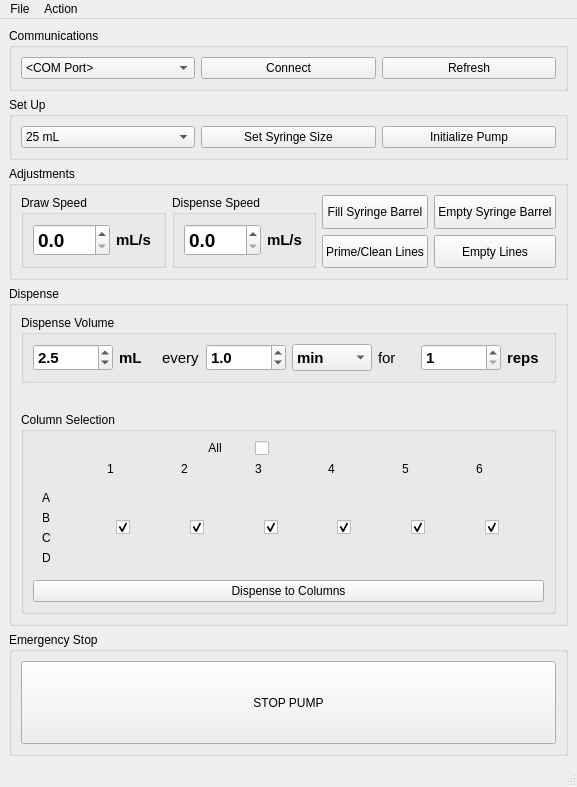
<?xml version="1.0" encoding="UTF-8"?>
<ui version="4.0">
 <class>MainWindow</class>
 <widget class="QMainWindow" name="MainWindow">
  <property name="geometry">
   <rect>
    <x>0</x>
    <y>0</y>
    <width>577</width>
    <height>787</height>
   </rect>
  </property>
  <property name="windowTitle">
   <string>SEC</string>
  </property>
  <property name="windowIcon">
   <iconset>
    <normaloff>../../../Desktop/unnamed.jpg</normaloff>../../../Desktop/unnamed.jpg</iconset>
  </property>
  <widget class="QWidget" name="centralwidget">
   <layout class="QGridLayout" name="gridLayout_2">
    <item row="0" column="0">
     <widget class="QGroupBox" name="commsBox">
      <property name="sizePolicy">
       <sizepolicy hsizetype="Preferred" vsizetype="Minimum">
        <horstretch>0</horstretch>
        <verstretch>0</verstretch>
       </sizepolicy>
      </property>
      <property name="title">
       <string>Communications</string>
      </property>
      <layout class="QHBoxLayout" name="horizontalLayout">
       <item>
        <widget class="QComboBox" name="comPortComboBox">
         <property name="sizePolicy">
          <sizepolicy hsizetype="Preferred" vsizetype="Minimum">
           <horstretch>0</horstretch>
           <verstretch>0</verstretch>
          </sizepolicy>
         </property>
         <item>
          <property name="text">
           <string>&lt;COM Port&gt;</string>
          </property>
         </item>
        </widget>
       </item>
       <item>
        <widget class="QPushButton" name="connectButton">
         <property name="sizePolicy">
          <sizepolicy hsizetype="Minimum" vsizetype="Minimum">
           <horstretch>0</horstretch>
           <verstretch>0</verstretch>
          </sizepolicy>
         </property>
         <property name="text">
          <string>Connect</string>
         </property>
        </widget>
       </item>
       <item>
        <widget class="QPushButton" name="refreshButton">
         <property name="sizePolicy">
          <sizepolicy hsizetype="Minimum" vsizetype="Minimum">
           <horstretch>0</horstretch>
           <verstretch>0</verstretch>
          </sizepolicy>
         </property>
         <property name="toolTip">
          <string>Refresh the list of COM ports</string>
         </property>
         <property name="text">
          <string>Refresh</string>
         </property>
        </widget>
       </item>
      </layout>
     </widget>
    </item>
    <item row="1" column="0">
     <widget class="QGroupBox" name="setUpBox">
      <property name="sizePolicy">
       <sizepolicy hsizetype="Preferred" vsizetype="Minimum">
        <horstretch>0</horstretch>
        <verstretch>0</verstretch>
       </sizepolicy>
      </property>
      <property name="title">
       <string>Set Up</string>
      </property>
      <layout class="QHBoxLayout" name="horizontalLayout_2">
       <item>
        <widget class="QComboBox" name="syringeComboBox">
         <item>
          <property name="text">
           <string>25 mL</string>
          </property>
         </item>
         <item>
          <property name="text">
           <string>10 mL</string>
          </property>
         </item>
         <item>
          <property name="text">
           <string>5 mL</string>
          </property>
         </item>
         <item>
          <property name="text">
           <string>1 mL</string>
          </property>
         </item>
         <item>
          <property name="text">
           <string>500 μL</string>
          </property>
         </item>
         <item>
          <property name="text">
           <string>250 μL</string>
          </property>
         </item>
         <item>
          <property name="text">
           <string>100 μL</string>
          </property>
         </item>
         <item>
          <property name="text">
           <string>50 μL</string>
          </property>
         </item>
        </widget>
       </item>
       <item>
        <widget class="QPushButton" name="syringeButton">
         <property name="toolTip">
          <string>Set the syringe barrel size (ensure this matches the physical barrel size)</string>
         </property>
         <property name="text">
          <string>Set Syringe Size</string>
         </property>
        </widget>
       </item>
       <item>
        <widget class="QPushButton" name="initializeButton">
         <property name="toolTip">
          <string>Initialize pump before sending commands</string>
         </property>
         <property name="text">
          <string>Initialize Pump</string>
         </property>
        </widget>
       </item>
      </layout>
     </widget>
    </item>
    <item row="2" column="0">
     <widget class="QGroupBox" name="adjustmentBox">
      <property name="sizePolicy">
       <sizepolicy hsizetype="Preferred" vsizetype="Minimum">
        <horstretch>0</horstretch>
        <verstretch>0</verstretch>
       </sizepolicy>
      </property>
      <property name="title">
       <string>Adjustments</string>
      </property>
      <layout class="QHBoxLayout" name="horizontalLayout_5">
       <item>
        <widget class="QGroupBox" name="speedGroupBox">
         <property name="title">
          <string>Draw Speed</string>
         </property>
         <layout class="QVBoxLayout" name="verticalLayout_5">
          <item>
           <layout class="QHBoxLayout" name="horizontalLayout_6">
            <item>
             <widget class="QDoubleSpinBox" name="drawSpeedSpinBox">
              <property name="sizePolicy">
               <sizepolicy hsizetype="Minimum" vsizetype="Minimum">
                <horstretch>0</horstretch>
                <verstretch>0</verstretch>
               </sizepolicy>
              </property>
              <property name="font">
               <font>
                <pointsize>14</pointsize>
                <bold>true</bold>
               </font>
              </property>
              <property name="decimals">
               <number>1</number>
              </property>
              <property name="singleStep">
               <double>0.100000000000000</double>
              </property>
             </widget>
            </item>
            <item>
             <widget class="QLabel" name="drawSpeedUnits">
              <property name="sizePolicy">
               <sizepolicy hsizetype="Minimum" vsizetype="Minimum">
                <horstretch>0</horstretch>
                <verstretch>0</verstretch>
               </sizepolicy>
              </property>
              <property name="font">
               <font>
                <pointsize>11</pointsize>
                <bold>true</bold>
               </font>
              </property>
              <property name="text">
               <string>mL/s</string>
              </property>
             </widget>
            </item>
           </layout>
          </item>
         </layout>
        </widget>
       </item>
       <item>
        <widget class="QGroupBox" name="groupBox">
         <property name="title">
          <string>Dispense Speed</string>
         </property>
         <layout class="QVBoxLayout" name="verticalLayout_6">
          <item>
           <layout class="QHBoxLayout" name="horizontalLayout_7">
            <item>
             <widget class="QDoubleSpinBox" name="dispenseSpeedSpinBox">
              <property name="sizePolicy">
               <sizepolicy hsizetype="Minimum" vsizetype="Minimum">
                <horstretch>0</horstretch>
                <verstretch>0</verstretch>
               </sizepolicy>
              </property>
              <property name="font">
               <font>
                <pointsize>14</pointsize>
                <bold>true</bold>
               </font>
              </property>
              <property name="decimals">
               <number>1</number>
              </property>
              <property name="singleStep">
               <double>0.100000000000000</double>
              </property>
             </widget>
            </item>
            <item>
             <widget class="QLabel" name="dispenseSpeedUnits">
              <property name="sizePolicy">
               <sizepolicy hsizetype="Minimum" vsizetype="Minimum">
                <horstretch>0</horstretch>
                <verstretch>0</verstretch>
               </sizepolicy>
              </property>
              <property name="font">
               <font>
                <pointsize>11</pointsize>
                <bold>true</bold>
               </font>
              </property>
              <property name="text">
               <string>mL/s</string>
              </property>
             </widget>
            </item>
           </layout>
          </item>
         </layout>
        </widget>
       </item>
       <item>
        <layout class="QHBoxLayout" name="horizontalLayout_8">
         <item>
          <layout class="QVBoxLayout" name="verticalLayout_7">
           <item>
            <widget class="QPushButton" name="fillButton">
             <property name="sizePolicy">
              <sizepolicy hsizetype="Minimum" vsizetype="Minimum">
               <horstretch>0</horstretch>
               <verstretch>0</verstretch>
              </sizepolicy>
             </property>
             <property name="toolTip">
              <string>Fully draw syringe, from reservoir</string>
             </property>
             <property name="text">
              <string>Fill Syringe Barrel</string>
             </property>
            </widget>
           </item>
           <item>
            <widget class="QPushButton" name="primeButton">
             <property name="sizePolicy">
              <sizepolicy hsizetype="Minimum" vsizetype="Minimum">
               <horstretch>0</horstretch>
               <verstretch>0</verstretch>
              </sizepolicy>
             </property>
             <property name="toolTip">
              <string>1. Draw partly from reservoir.
2. Dispense back to reservoir (remove any air).
3. Draw fully from reservoir.
4. Dispense to each column line equally.</string>
             </property>
             <property name="text">
              <string>Prime/Clean Lines</string>
             </property>
            </widget>
           </item>
          </layout>
         </item>
         <item>
          <layout class="QVBoxLayout" name="verticalLayout">
           <item>
            <widget class="QPushButton" name="emptyButton">
             <property name="sizePolicy">
              <sizepolicy hsizetype="Minimum" vsizetype="Minimum">
               <horstretch>0</horstretch>
               <verstretch>0</verstretch>
              </sizepolicy>
             </property>
             <property name="toolTip">
              <string>Dispense syringe barrel to reservoir</string>
             </property>
             <property name="text">
              <string>Empty Syringe Barrel</string>
             </property>
            </widget>
           </item>
           <item>
            <widget class="QPushButton" name="emptyLinesButton">
             <property name="sizePolicy">
              <sizepolicy hsizetype="Minimum" vsizetype="Minimum">
               <horstretch>0</horstretch>
               <verstretch>0</verstretch>
              </sizepolicy>
             </property>
             <property name="toolTip">
              <string>Draw from each column line, dispense to reservoir.</string>
             </property>
             <property name="text">
              <string>Empty Lines</string>
             </property>
            </widget>
           </item>
          </layout>
         </item>
        </layout>
       </item>
      </layout>
     </widget>
    </item>
    <item row="3" column="0">
     <widget class="QGroupBox" name="dispenseBox">
      <property name="title">
       <string>Dispense</string>
      </property>
      <layout class="QGridLayout" name="gridLayout_3">
       <item row="2" column="0">
        <widget class="QGroupBox" name="columnSelectBox">
         <property name="font">
          <font>
           <bold>false</bold>
          </font>
         </property>
         <property name="title">
          <string>Column Selection</string>
         </property>
         <layout class="QGridLayout" name="gridLayout_4">
          <item row="0" column="0">
           <layout class="QVBoxLayout" name="verticalLayout_4">
            <item>
             <layout class="QGridLayout" name="gridLayout">
              <item row="1" column="6">
               <widget class="QLabel" name="col5_label">
                <property name="text">
                 <string>5</string>
                </property>
               </widget>
              </item>
              <item row="0" column="4">
               <widget class="QCheckBox" name="allCheckBox">
                <property name="enabled">
                 <bool>true</bool>
                </property>
                <property name="font">
                 <font>
                  <pointsize>12</pointsize>
                  <bold>false</bold>
                 </font>
                </property>
                <property name="styleSheet">
                 <string notr="true"/>
                </property>
                <property name="text">
                 <string/>
                </property>
               </widget>
              </item>
              <item row="2" column="1">
               <widget class="QFrame" name="ABvFrame">
                <property name="sizePolicy">
                 <sizepolicy hsizetype="Minimum" vsizetype="Minimum">
                  <horstretch>0</horstretch>
                  <verstretch>0</verstretch>
                 </sizepolicy>
                </property>
                <layout class="QVBoxLayout" name="verticalLayout_3">
                 <item>
                  <widget class="QLabel" name="label_rowA">
                   <property name="sizePolicy">
                    <sizepolicy hsizetype="Minimum" vsizetype="Preferred">
                     <horstretch>0</horstretch>
                     <verstretch>0</verstretch>
                    </sizepolicy>
                   </property>
                   <property name="text">
                    <string>A</string>
                   </property>
                  </widget>
                 </item>
                 <item>
                  <widget class="QLabel" name="label_rowB">
                   <property name="sizePolicy">
                    <sizepolicy hsizetype="Minimum" vsizetype="Preferred">
                     <horstretch>0</horstretch>
                     <verstretch>0</verstretch>
                    </sizepolicy>
                   </property>
                   <property name="text">
                    <string>B</string>
                   </property>
                  </widget>
                 </item>
                 <item>
                  <widget class="QLabel" name="label_rowC">
                   <property name="sizePolicy">
                    <sizepolicy hsizetype="Minimum" vsizetype="Preferred">
                     <horstretch>0</horstretch>
                     <verstretch>0</verstretch>
                    </sizepolicy>
                   </property>
                   <property name="text">
                    <string>C</string>
                   </property>
                  </widget>
                 </item>
                 <item>
                  <widget class="QLabel" name="label_rowD">
                   <property name="sizePolicy">
                    <sizepolicy hsizetype="Minimum" vsizetype="Preferred">
                     <horstretch>0</horstretch>
                     <verstretch>0</verstretch>
                    </sizepolicy>
                   </property>
                   <property name="text">
                    <string>D</string>
                   </property>
                  </widget>
                 </item>
                </layout>
               </widget>
              </item>
              <item row="1" column="2">
               <widget class="QLabel" name="col1_label">
                <property name="text">
                 <string>1</string>
                </property>
               </widget>
              </item>
              <item row="2" column="7">
               <widget class="QFrame" name="col6vFrame">
                <layout class="QHBoxLayout" name="horizontalLayout_4">
                 <item>
                  <widget class="QCheckBox" name="col6CheckBox">
                   <property name="font">
                    <font>
                     <pointsize>12</pointsize>
                     <bold>false</bold>
                    </font>
                   </property>
                   <property name="statusTip">
                    <string>A6B6</string>
                   </property>
                   <property name="styleSheet">
                    <string notr="true"/>
                   </property>
                   <property name="text">
                    <string/>
                   </property>
                   <property name="checked">
                    <bool>true</bool>
                   </property>
                  </widget>
                 </item>
                </layout>
               </widget>
              </item>
              <item row="2" column="5">
               <widget class="QFrame" name="col4vFrame">
                <layout class="QHBoxLayout" name="horizontalLayout_10">
                 <item>
                  <widget class="QCheckBox" name="col4CheckBox">
                   <property name="font">
                    <font>
                     <pointsize>12</pointsize>
                     <bold>false</bold>
                    </font>
                   </property>
                   <property name="statusTip">
                    <string>A4B4</string>
                   </property>
                   <property name="styleSheet">
                    <string notr="true"/>
                   </property>
                   <property name="text">
                    <string/>
                   </property>
                   <property name="checked">
                    <bool>true</bool>
                   </property>
                  </widget>
                 </item>
                </layout>
               </widget>
              </item>
              <item row="0" column="3">
               <widget class="QLabel" name="label">
                <property name="text">
                 <string>&lt;html&gt;&lt;head/&gt;&lt;body&gt;&lt;p align=&quot;center&quot;&gt;All&lt;/p&gt;&lt;/body&gt;&lt;/html&gt;</string>
                </property>
               </widget>
              </item>
              <item row="2" column="2">
               <widget class="QFrame" name="col1vFrame">
                <layout class="QHBoxLayout" name="horizontalLayout_13">
                 <item>
                  <widget class="QCheckBox" name="col1CheckBox">
                   <property name="font">
                    <font>
                     <pointsize>12</pointsize>
                     <bold>false</bold>
                    </font>
                   </property>
                   <property name="statusTip">
                    <string>A1B1</string>
                   </property>
                   <property name="styleSheet">
                    <string/>
                   </property>
                   <property name="text">
                    <string/>
                   </property>
                   <property name="checked">
                    <bool>true</bool>
                   </property>
                  </widget>
                 </item>
                </layout>
               </widget>
              </item>
              <item row="2" column="3">
               <widget class="QFrame" name="col2vFrame">
                <layout class="QHBoxLayout" name="horizontalLayout_12">
                 <item>
                  <widget class="QCheckBox" name="col2CheckBox">
                   <property name="font">
                    <font>
                     <pointsize>12</pointsize>
                     <bold>false</bold>
                    </font>
                   </property>
                   <property name="statusTip">
                    <string>A2B2</string>
                   </property>
                   <property name="styleSheet">
                    <string notr="true"/>
                   </property>
                   <property name="text">
                    <string/>
                   </property>
                   <property name="checked">
                    <bool>true</bool>
                   </property>
                  </widget>
                 </item>
                </layout>
               </widget>
              </item>
              <item row="1" column="3">
               <widget class="QLabel" name="col2_label">
                <property name="text">
                 <string>2</string>
                </property>
               </widget>
              </item>
              <item row="1" column="7">
               <widget class="QLabel" name="col6_label">
                <property name="text">
                 <string>6</string>
                </property>
               </widget>
              </item>
              <item row="2" column="4">
               <widget class="QFrame" name="col3vFrame">
                <layout class="QHBoxLayout" name="horizontalLayout_11">
                 <item>
                  <widget class="QCheckBox" name="col3CheckBox">
                   <property name="font">
                    <font>
                     <pointsize>12</pointsize>
                     <bold>false</bold>
                    </font>
                   </property>
                   <property name="statusTip">
                    <string>A3B3</string>
                   </property>
                   <property name="styleSheet">
                    <string notr="true"/>
                   </property>
                   <property name="text">
                    <string/>
                   </property>
                   <property name="checked">
                    <bool>true</bool>
                   </property>
                  </widget>
                 </item>
                </layout>
               </widget>
              </item>
              <item row="1" column="4">
               <widget class="QLabel" name="col3_label">
                <property name="text">
                 <string>3</string>
                </property>
               </widget>
              </item>
              <item row="2" column="6">
               <widget class="QFrame" name="col5vFrame">
                <layout class="QHBoxLayout" name="horizontalLayout_9">
                 <item>
                  <widget class="QCheckBox" name="col5CheckBox">
                   <property name="font">
                    <font>
                     <pointsize>12</pointsize>
                     <bold>false</bold>
                    </font>
                   </property>
                   <property name="statusTip">
                    <string>A5B5</string>
                   </property>
                   <property name="styleSheet">
                    <string notr="true"/>
                   </property>
                   <property name="text">
                    <string/>
                   </property>
                   <property name="checked">
                    <bool>true</bool>
                   </property>
                  </widget>
                 </item>
                </layout>
               </widget>
              </item>
              <item row="1" column="5">
               <widget class="QLabel" name="col4_label">
                <property name="text">
                 <string>4</string>
                </property>
               </widget>
              </item>
             </layout>
            </item>
            <item>
             <widget class="QPushButton" name="dispenseVolumeButton">
              <property name="sizePolicy">
               <sizepolicy hsizetype="Minimum" vsizetype="Minimum">
                <horstretch>0</horstretch>
                <verstretch>0</verstretch>
               </sizepolicy>
              </property>
              <property name="toolTip">
               <string>Dispense specified volume from reservoir to column lines*
* Either all columns, or specified columns</string>
              </property>
              <property name="text">
               <string>Dispense to Columns</string>
              </property>
             </widget>
            </item>
           </layout>
          </item>
         </layout>
        </widget>
       </item>
       <item row="0" column="0">
        <widget class="QGroupBox" name="dispenseVolumeBox">
         <property name="sizePolicy">
          <sizepolicy hsizetype="Preferred" vsizetype="Minimum">
           <horstretch>0</horstretch>
           <verstretch>0</verstretch>
          </sizepolicy>
         </property>
         <property name="title">
          <string>Dispense Volume</string>
         </property>
         <layout class="QVBoxLayout" name="verticalLayout_14">
          <item>
           <layout class="QHBoxLayout" name="horizontalLayout_3">
            <item>
             <widget class="QDoubleSpinBox" name="dispVolSpinBox">
              <property name="sizePolicy">
               <sizepolicy hsizetype="Minimum" vsizetype="Minimum">
                <horstretch>0</horstretch>
                <verstretch>0</verstretch>
               </sizepolicy>
              </property>
              <property name="minimumSize">
               <size>
                <width>80</width>
                <height>0</height>
               </size>
              </property>
              <property name="font">
               <font>
                <pointsize>11</pointsize>
                <bold>true</bold>
               </font>
              </property>
              <property name="toolTip">
               <string>Volume to dispense each rep</string>
              </property>
              <property name="decimals">
               <number>1</number>
              </property>
              <property name="minimum">
               <double>0.100000000000000</double>
              </property>
              <property name="singleStep">
               <double>0.500000000000000</double>
              </property>
              <property name="value">
               <double>2.500000000000000</double>
              </property>
             </widget>
            </item>
            <item>
             <widget class="QLabel" name="dispenseUnits">
              <property name="sizePolicy">
               <sizepolicy hsizetype="Minimum" vsizetype="Minimum">
                <horstretch>0</horstretch>
                <verstretch>0</verstretch>
               </sizepolicy>
              </property>
              <property name="font">
               <font>
                <pointsize>11</pointsize>
                <bold>true</bold>
               </font>
              </property>
              <property name="text">
               <string>mL</string>
              </property>
             </widget>
            </item>
            <item>
             <widget class="QLabel" name="everyLabel">
              <property name="sizePolicy">
               <sizepolicy hsizetype="Minimum" vsizetype="Minimum">
                <horstretch>0</horstretch>
                <verstretch>0</verstretch>
               </sizepolicy>
              </property>
              <property name="font">
               <font>
                <pointsize>11</pointsize>
               </font>
              </property>
              <property name="text">
               <string>every</string>
              </property>
             </widget>
            </item>
            <item>
             <widget class="QDoubleSpinBox" name="dispTimeSpinBox">
              <property name="sizePolicy">
               <sizepolicy hsizetype="Minimum" vsizetype="Minimum">
                <horstretch>0</horstretch>
                <verstretch>0</verstretch>
               </sizepolicy>
              </property>
              <property name="minimumSize">
               <size>
                <width>80</width>
                <height>0</height>
               </size>
              </property>
              <property name="font">
               <font>
                <pointsize>11</pointsize>
                <bold>true</bold>
               </font>
              </property>
              <property name="toolTip">
               <string>WARNING: Too short and the pump may receive next command before completing first.

Time to wait between dispense reps</string>
              </property>
              <property name="decimals">
               <number>1</number>
              </property>
              <property name="maximum">
               <double>1000.000000000000000</double>
              </property>
              <property name="value">
               <double>1.000000000000000</double>
              </property>
             </widget>
            </item>
            <item>
             <widget class="QComboBox" name="dispTimeUnitComboBox">
              <property name="sizePolicy">
               <sizepolicy hsizetype="Minimum" vsizetype="Minimum">
                <horstretch>0</horstretch>
                <verstretch>0</verstretch>
               </sizepolicy>
              </property>
              <property name="minimumSize">
               <size>
                <width>80</width>
                <height>0</height>
               </size>
              </property>
              <property name="font">
               <font>
                <pointsize>11</pointsize>
                <bold>true</bold>
               </font>
              </property>
              <property name="toolTip">
               <string>Time units</string>
              </property>
              <item>
               <property name="text">
                <string>min</string>
               </property>
              </item>
              <item>
               <property name="text">
                <string>sec</string>
               </property>
              </item>
             </widget>
            </item>
            <item>
             <widget class="QLabel" name="forLabel">
              <property name="font">
               <font>
                <pointsize>11</pointsize>
               </font>
              </property>
              <property name="text">
               <string>for</string>
              </property>
             </widget>
            </item>
            <item>
             <widget class="QSpinBox" name="dispRepsSpinBox">
              <property name="sizePolicy">
               <sizepolicy hsizetype="Minimum" vsizetype="Minimum">
                <horstretch>0</horstretch>
                <verstretch>0</verstretch>
               </sizepolicy>
              </property>
              <property name="minimumSize">
               <size>
                <width>80</width>
                <height>0</height>
               </size>
              </property>
              <property name="font">
               <font>
                <pointsize>11</pointsize>
                <bold>true</bold>
               </font>
              </property>
              <property name="toolTip">
               <string>Number of reps to dispense</string>
              </property>
              <property name="minimum">
               <number>1</number>
              </property>
              <property name="maximum">
               <number>1000</number>
              </property>
             </widget>
            </item>
            <item>
             <widget class="QLabel" name="repsLabel">
              <property name="font">
               <font>
                <pointsize>11</pointsize>
                <bold>true</bold>
               </font>
              </property>
              <property name="text">
               <string>reps</string>
              </property>
             </widget>
            </item>
           </layout>
          </item>
         </layout>
        </widget>
       </item>
       <item row="1" column="0">
        <layout class="QHBoxLayout" name="dispenseCalcLayout">
         <item>
          <widget class="QLabel" name="totalDispVolLabel"/>
         </item>
         <item>
          <widget class="QLabel" name="totalDispTimeLabel">
           <property name="toolTip">
            <string>D, HH:MM:SS</string>
           </property>
          </widget>
         </item>
         <item>
          <widget class="QLabel" name="countdownLabel">
           <property name="font">
            <font>
             <pointsize>11</pointsize>
            </font>
           </property>
           <property name="toolTip">
            <string>&lt;step&gt;: hh:mm:ss (elapsed: hh:mm:ss)</string>
           </property>
          </widget>
         </item>
        </layout>
       </item>
      </layout>
     </widget>
    </item>
    <item row="4" column="0">
     <widget class="QGroupBox" name="emergencyStopBox">
      <property name="sizePolicy">
       <sizepolicy hsizetype="Preferred" vsizetype="MinimumExpanding">
        <horstretch>0</horstretch>
        <verstretch>0</verstretch>
       </sizepolicy>
      </property>
      <property name="title">
       <string>Emergency Stop</string>
      </property>
      <layout class="QVBoxLayout" name="verticalLayout_8">
       <item>
        <widget class="QPushButton" name="stopButton">
         <property name="sizePolicy">
          <sizepolicy hsizetype="Minimum" vsizetype="MinimumExpanding">
           <horstretch>0</horstretch>
           <verstretch>0</verstretch>
          </sizepolicy>
         </property>
         <property name="toolTip">
          <string>Interrupt pump and stop all actions.</string>
         </property>
         <property name="text">
          <string>STOP PUMP</string>
         </property>
        </widget>
       </item>
      </layout>
     </widget>
    </item>
   </layout>
  </widget>
  <widget class="QMenuBar" name="menubar">
   <property name="geometry">
    <rect>
     <x>0</x>
     <y>0</y>
     <width>577</width>
     <height>21</height>
    </rect>
   </property>
   <widget class="QMenu" name="menuFile">
    <property name="title">
     <string>File</string>
    </property>
    <addaction name="actionEmergStop"/>
    <addaction name="actionConsole"/>
    <addaction name="separator"/>
    <addaction name="actionQuit"/>
   </widget>
   <widget class="QMenu" name="menuActions">
    <property name="title">
     <string>Action</string>
    </property>
    <addaction name="actionEmergStop"/>
    <addaction name="actionReconnectInit"/>
   </widget>
   <addaction name="menuFile"/>
   <addaction name="menuActions"/>
  </widget>
  <widget class="QStatusBar" name="statusbar"/>
  <action name="actionQuit">
   <property name="text">
    <string>Quit</string>
   </property>
   <property name="statusTip">
    <string>Quit the application</string>
   </property>
   <property name="shortcut">
    <string>Ctrl+Q</string>
   </property>
  </action>
  <action name="actionConsole">
   <property name="text">
    <string>Console</string>
   </property>
   <property name="statusTip">
    <string>Open a console for manual serial commands. Connection must be open.</string>
   </property>
   <property name="shortcut">
    <string>Ctrl+C</string>
   </property>
  </action>
  <action name="actionEmergStop">
   <property name="text">
    <string>Emergency Stop</string>
   </property>
   <property name="statusTip">
    <string>Force stop the pump.</string>
   </property>
   <property name="shortcut">
    <string>Ctrl+X</string>
   </property>
  </action>
  <action name="actionEmergStop">
   <property name="text">
    <string>Emergency Stop</string>
   </property>
   <property name="statusTip">
    <string>Force stop the pump.</string>
   </property>
   <property name="shortcut">
    <string>Ctrl+X</string>
   </property>
  </action>
  <action name="actionReconnectInit">
   <property name="text">
    <string>Reconnect and Initialize</string>
   </property>
   <property name="statusTip">
    <string>Disconnect, set syringe size, and initialize pump.</string>
   </property>
   <property name="shortcut">
    <string>Ctrl+R</string>
   </property>
  </action>
 </widget>
 <tabstops>
  <tabstop>comPortComboBox</tabstop>
  <tabstop>connectButton</tabstop>
  <tabstop>refreshButton</tabstop>
  <tabstop>syringeComboBox</tabstop>
  <tabstop>syringeButton</tabstop>
  <tabstop>initializeButton</tabstop>
  <tabstop>drawSpeedSpinBox</tabstop>
  <tabstop>dispenseSpeedSpinBox</tabstop>
  <tabstop>fillButton</tabstop>
  <tabstop>emptyButton</tabstop>
  <tabstop>primeButton</tabstop>
  <tabstop>emptyLinesButton</tabstop>
  <tabstop>dispVolSpinBox</tabstop>
  <tabstop>dispTimeSpinBox</tabstop>
  <tabstop>dispTimeUnitComboBox</tabstop>
  <tabstop>dispRepsSpinBox</tabstop>
  <tabstop>allCheckBox</tabstop>
  <tabstop>col1CheckBox</tabstop>
  <tabstop>col2CheckBox</tabstop>
  <tabstop>col3CheckBox</tabstop>
  <tabstop>col4CheckBox</tabstop>
  <tabstop>col5CheckBox</tabstop>
  <tabstop>col6CheckBox</tabstop>
  <tabstop>dispenseVolumeButton</tabstop>
  <tabstop>stopButton</tabstop>
 </tabstops>
 <resources/>
 <connections/>
</ui>
